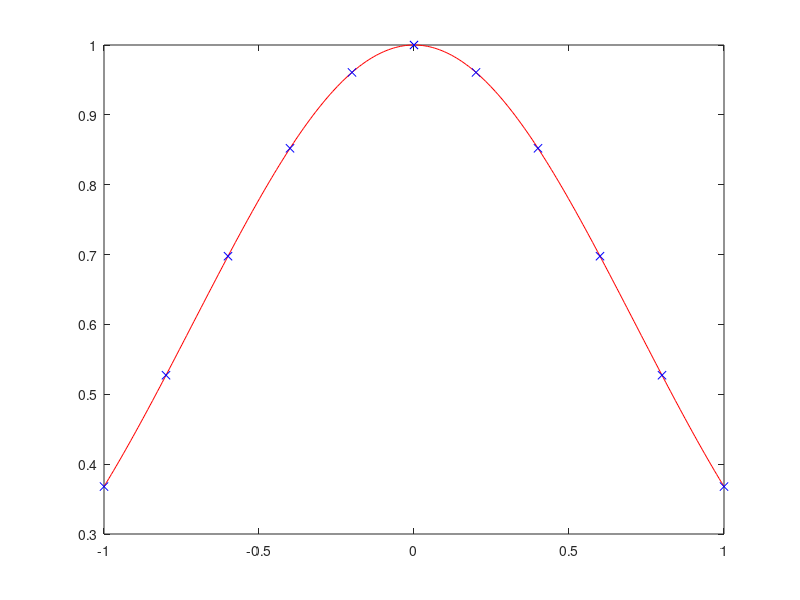

Here is the MATLAB script that generated this plot: (Note: this script raises an error after producing the figure.)
x=-1:0.2:1;
fun=inline('exp(-x.^2)');
y=fun(x);
s=csapi(x, y)
fnplt(s)
Y=fnval(s, [0.1 0.2])
s2=fnder(s, 2);
S=fnint(s);
I=fnval(S, x(end))-fnval(S, x(1))
quadl(fun, x(1), x(end))
[mval, mx]=fnmin(s,[-1 0.5])
subplot(2, 1, 1)
x=-1:0.05:1;
y=fun(x);
plot(x, y, 'rp')
hold on
fnplt(s)
title('графики функции и сплайна')
title('figure')
legend('function', 'spline')
xe=-1:0.01:1;
ye=abs(fnval(s, xe)-fun(xe));
subplot(2, 1, 2)
plot(xe, ye)
title('Erorr figure')
x1=-0.9:0.2:0.9;
value=csapi(x, y, x1);